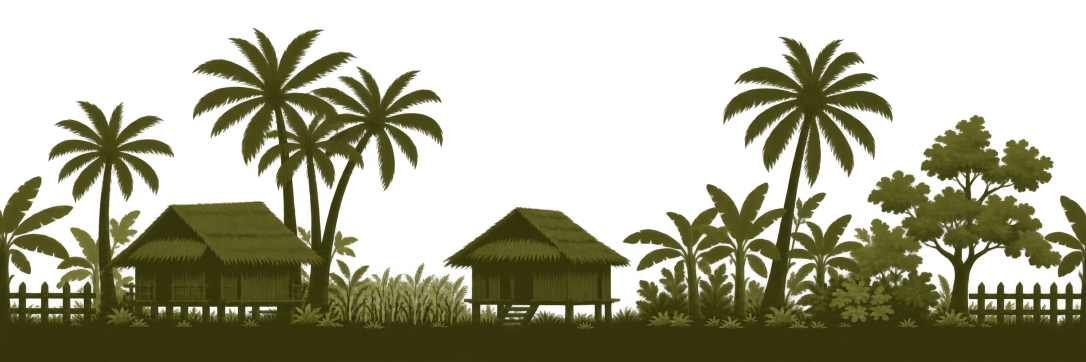
#> input picture assets/bicol_bg/Rice_Field_Layer1.png, 2172 x 724 px, found by its file name (shown at 1/2 size)
$ python check_bg_seamless.py
#> lines starting #> are read from the running program, lines starting #| are printed output that depends on the picture
from PIL import Image
import numpy as np

# Let's inspect the 4 rice field layers directly
l1 = Image.open('assets/bicol_bg/Rice_Field_Layer1.png')
#> l1 is the input picture: PIL image 2172x724 RGBA; mean R, G, B, A 36.9, 36.6, 9.4, 112.5
l2 = Image.open('assets/bicol_bg/Rice_Field_Layer2.png')
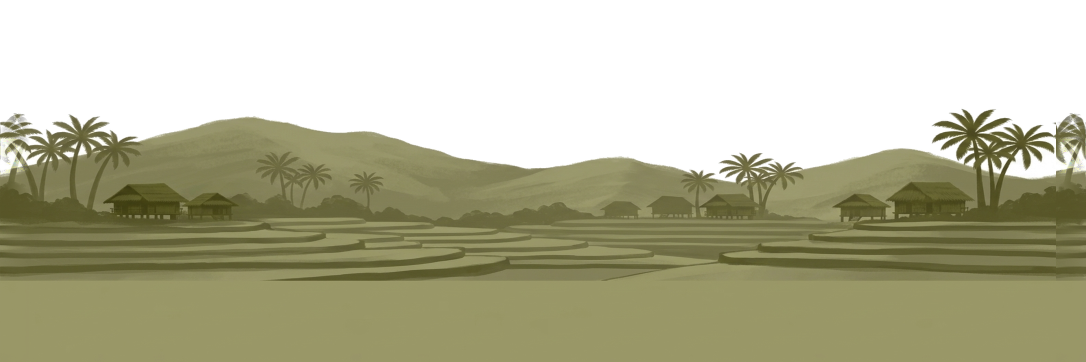
#> input picture assets/bicol_bg/Rice_Field_Layer2.png, 2172 x 724 px, found by its file name (shown at 1/2 size)
#> l2 is the input picture: PIL image 2172x724 RGBA; mean R, G, B, A 82.2, 81, 53.8, 151.9
l3 = Image.open('assets/bicol_bg/Rice_Field_Layer3.png')
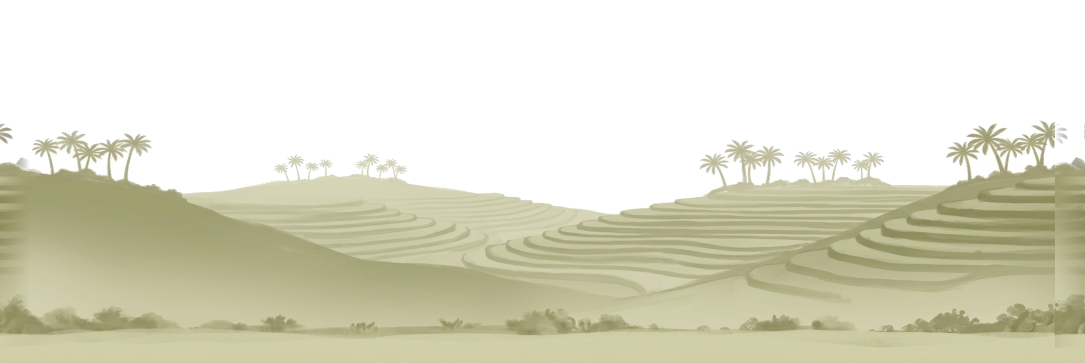
#> input picture assets/bicol_bg/Rice_Field_Layer3.png, 2170 x 725 px, found by its file name (shown at 1/2 size)
#> l3 is the input picture: PIL image 2170x725 RGBA; mean R, G, B, A 97.6, 96.5, 75.7, 125.9
l4 = Image.open('assets/bicol_bg/Rice_Field_Layer4.png')
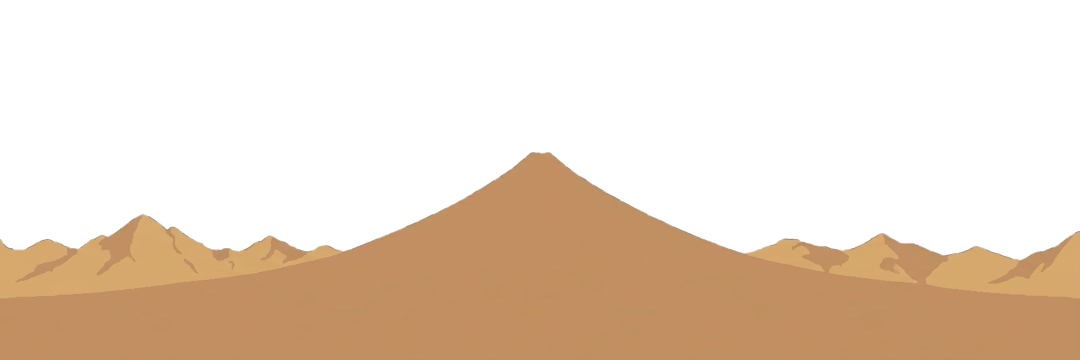
#> input picture assets/bicol_bg/Rice_Field_Layer4.png, 2160 x 720 px, found by its file name (shown at 1/2 size)
#> l4 is the input picture: PIL image 2160x720 RGBA; mean R, G, B, A 71.3, 53.5, 36.4, 92.1

# Let's check left vs right edges of each layer (do they loop seamlessly?):
for i, l in enumerate([l1, l2, l3, l4], start=1):
    arr = np.array(l)
    left_col = arr[:, 0, :]
    right_col = arr[:, -1, :]
    diff = np.abs(left_col.astype(int) - right_col.astype(int))
    max_d = diff.max()
    mean_d = diff.mean()
    print(f"Layer {i}: Left vs Right edge max diff={max_d}, mean diff={mean_d:.2f}")
#> this loop made 4 passes
#> (max_d, mean_d) on passes 1 to 4: (231, 2.66), (0, 0), (0, 0), (255, 4.73)
#| Layer 1: Left vs Right edge max diff=231, mean diff=2.66
#| Layer 2: Left vs Right edge max diff=0, mean diff=0.00
#| Layer 3: Left vs Right edge max diff=0, mean diff=0.00
#| Layer 4: Left vs Right edge max diff=255, mean diff=4.73

# Let's also composite the 4 layers together onto a clean sky and save a preview:
sky = Image.open('assets/platform_assets/background_layers/normal_bg/background_layer_5.png')
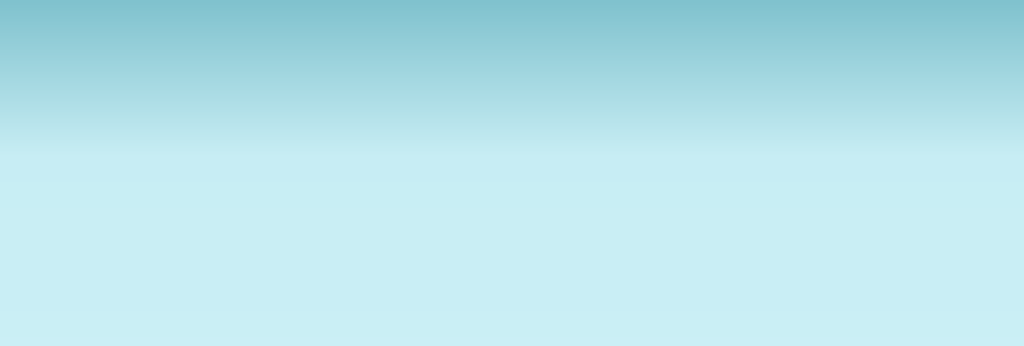
#> input picture assets/platform_assets/background_layers/normal_bg/background_layer_5.png, 1024 x 346 px, found by its file name
#> sky is the input picture: PIL image 1024x346 RGBA; mean R, G, B, A 183.8, 227.7, 235.5, 255
# Scale sky to 4256 x 720:
sky_scaled = sky.resize((4256, 720), Image.Resampling.LANCZOS)
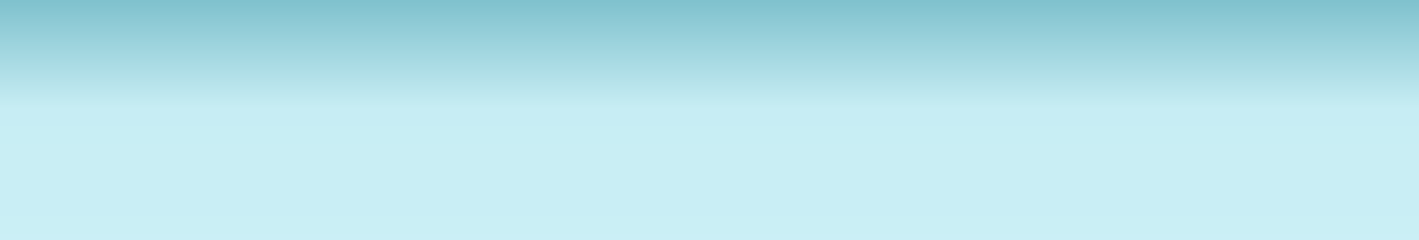
#> sky_scaled: PIL image 4256x720 RGBA (shown at 1/3 size); mean R, G, B, A 183.8, 227.7, 235.5, 255

comp = Image.new("RGBA", (4256, 720), (0, 0, 0, 255))
comp.paste(sky_scaled, (0, 0))
comp.paste(l4, (0, 0), l4)
comp.paste(l3, (0, 0), l3)
comp.paste(l2, (0, 0), l2)
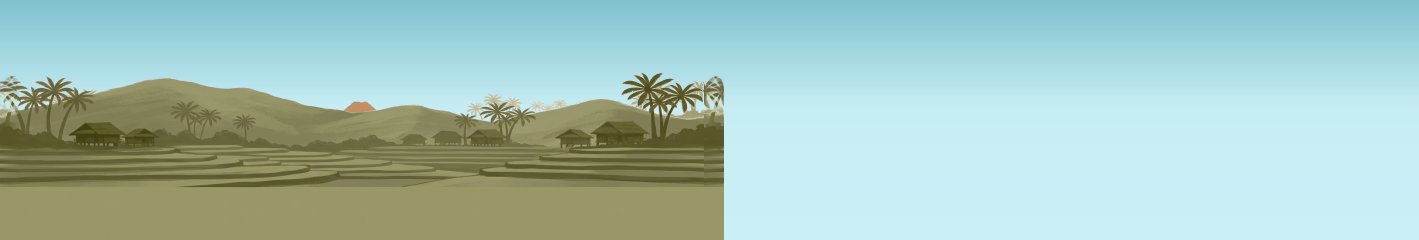
#> comp: PIL image 4256x720 RGBA (shown at 1/3 size); mean R, G, B, A 163.9, 195.6, 187.7, 254.7; transparent parts drawn white
comp.paste(l1, (0, 0), l1)

# Save a scaled-down 1064x180 preview of the full panorama
comp_small = comp.resize((1064, 180), Image.Resampling.LANCZOS)
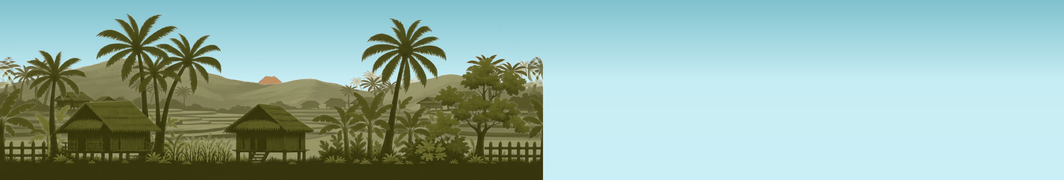
#> comp_small: PIL image 1064x180 RGBA; mean R, G, B, A 147, 177.5, 167.4, 251.7; transparent parts drawn white
comp_small.save("scratch/full_bg_composite_preview.png")
print("Saved scratch/full_bg_composite_preview.png")
